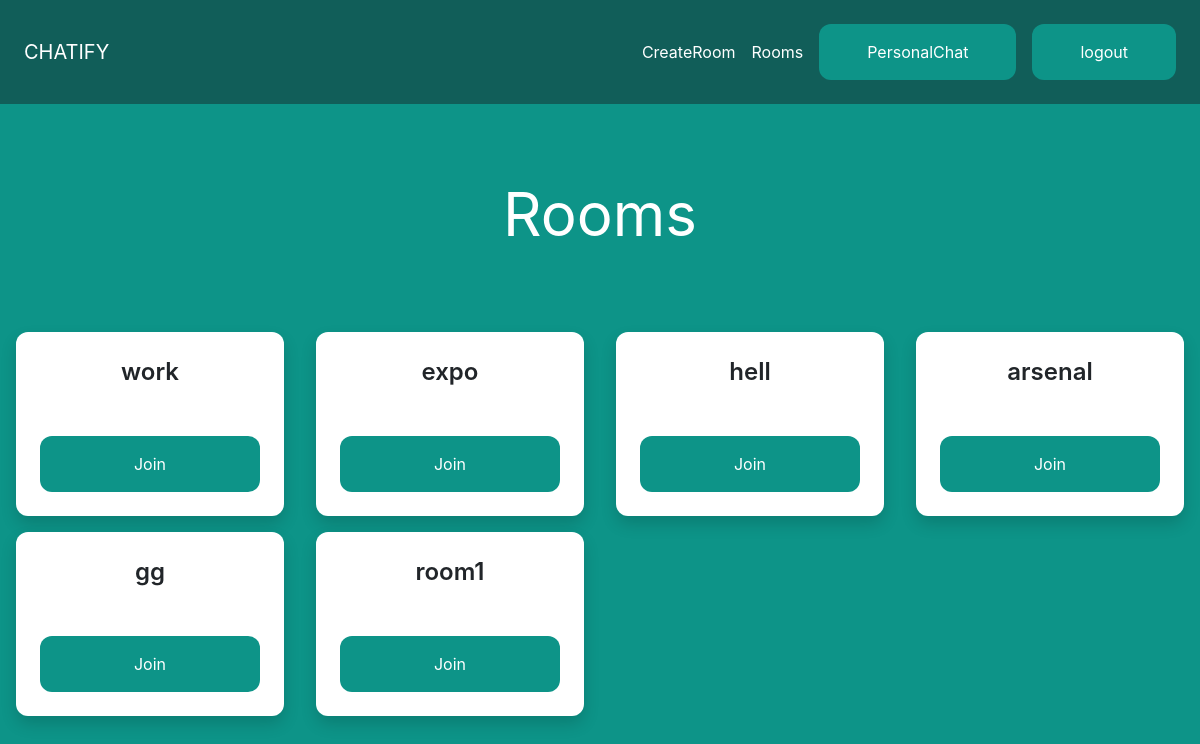
The app's page /rooms/ (signed in) with its own data.
### room/models.py (models this page shows)
class Room(models.Model):
    name=models.CharField(max_length=255)
    slug=models.SlugField(unique=True)

### room/views.py (the view)
# urls.py: path('rooms/',include('room.urls')),
@login_required
def rooms(request):
    rooms=Room.objects.all()
    return render(request,'room/rooms.html',{'rooms':rooms})

### room/templates/room/rooms.html (shortened to what this page needs)
{% extends 'core/base.html' %}
{% block content %}<div class="p-10 lg:p-20 text-center">
       <h1 class="text-3xl lg:text-6xl text-white">Rooms</h1>
    </div>
    <div class="w-full flex flex-wrap items-center">
    {% for  room in rooms %}
     <div class="w-full lg:w-1/4 px-3 py-2">
       <div class="p-4 bg-white shadow rounded-xl text-center">
        <h2 class="mb-5 text-2xl font-semibold">{{room.name}}</h2>
        <a href="{% url 'room' room.slug %}" class="px-5 py-3 block rounded-xl text-white bg-teal-600 hover:bg-teal-700">Join</a>
       </div>
     </div>
    {% endfor %}
    </div>
    {% endblock  %}

### core/templates/core/base.html (shortened to what this page needs)
<!DOCTYPE html>
<html lang="en">
<head>
    <link rel="stylesheet" href="https://stackpath.bootstrapcdn.com/bootstrap/4.5.2/css/bootstrap.min.css"
>
    <script src="https://cdn.tailwindcss.com"></script>
</head>
<body class="bg-teal-600">
    <nav class="flex items-center justify-between px-4 py-6 bg-teal-800">
     <div>
        <a href="" class="text-xl text-white">CHATIFY</a>
     </div>
     <div class="flex items-center space-x-4">
        {% if request.user.is_authenticated %}
        <a href="/rooms/createroom/" class="text-white hover:text-grey-200">CreateRoom</a>
        <a href="/rooms/" class="text-white hover:text-grey-200">Rooms</a>
        <a href="/personalchat/" class="px-5 py-3 rounded-xl text-white bg-teal-600 hover:bg-teal-700">PersonalChat</a>
        <a href="/logout/" class="px-5 py-3 rounded-xl text-white bg-teal-600 hover:bg-teal-700">logout</a>
        {% else %}
    <a href="/login/" class="text-white hover:text-grey-200">login</a>
     <a href="/signup/" class="px-5 py-3 rounded-xl text-white bg-teal-600 hover:bg-teal-700">signup</a>
       {% endif %}
    </div>
    </nav>
    {% block content %}
    {% endblock %}
</body>
</html>

### records on screen
Room: name "work"
Room: name "expo"
Room: name "hell"
Room: name "arsenal"
Room: name "gg"
Room: name "room1"
